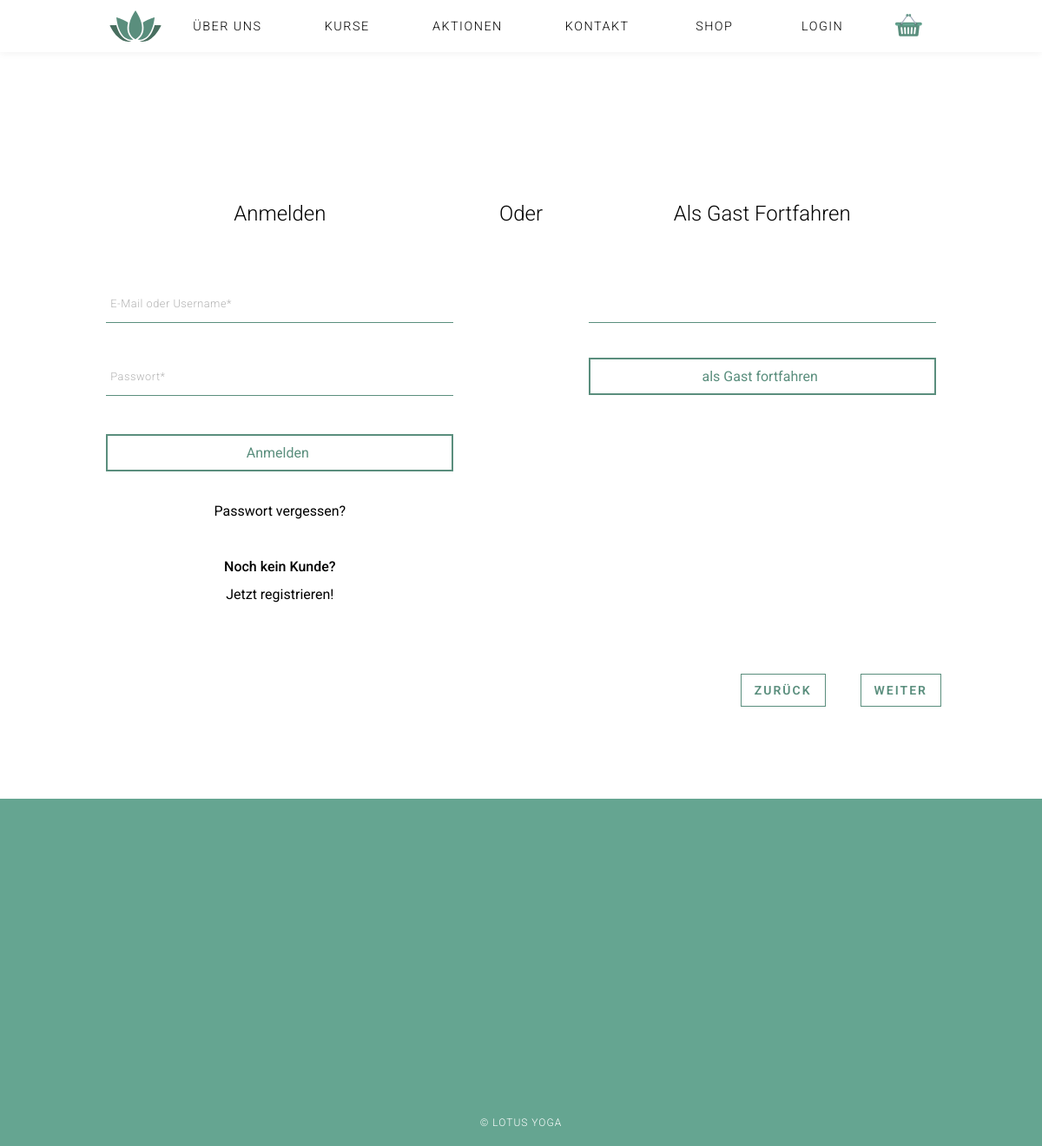
Before: /index.php?page=Anmelden with the older database file.
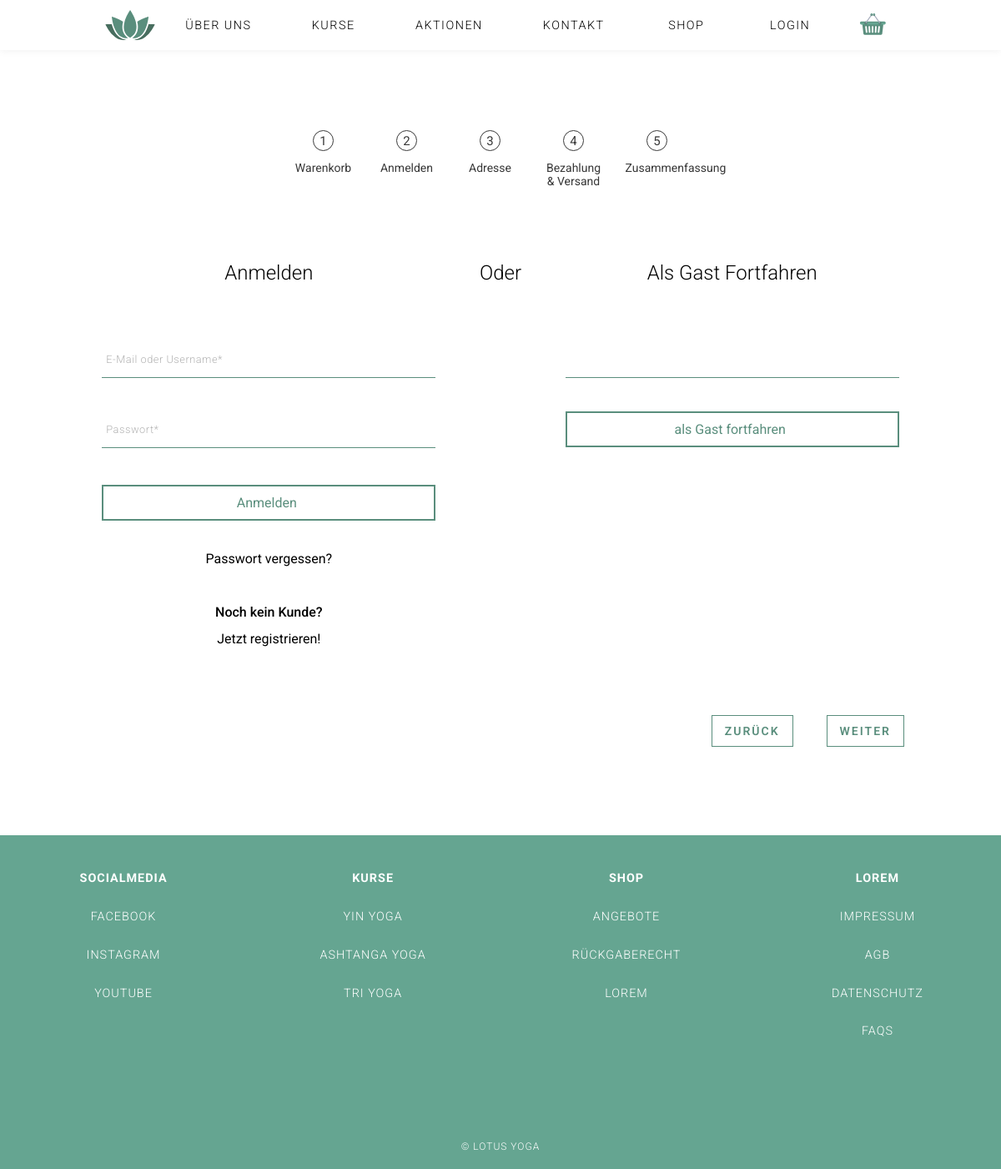
After: the same page with the newer database file.
### tables this page shows
CREATE TABLE IF NOT EXISTS `breadcrubms_checkout` (
  `id` int(11) unsigned NOT NULL,
  `name` varchar(70) DEFAULT NULL,
  `position` int(3) DEFAULT NULL,
  `is_active` tinyint(1) DEFAULT '1',
  `deleted_at` timestamp NULL DEFAULT NULL
);

CREATE TABLE IF NOT EXISTS `contents` (
  `id` int(11) NOT NULL,
  `_name` varchar(1000) NOT NULL,
  `type` varchar(150) NOT NULL,
  `content` varchar(1000) NOT NULL DEFAULT '',
  `sequence` int(11) NOT NULL,
  `is_active` tinyint(1) NOT NULL DEFAULT '1',
  `deleted_at` timestamp NULL DEFAULT NULL
);

### index.php (called while the page is built, shortened)
<?php
$content = ('content/');
include('functions/load_content.php');
include('header.php');
if( ! isset($_GET['page']) ){
	$page = "home";
}else{
	$page = $_GET['page'];
}
if($page){
	$content .= $page .".php";
}
include($content);
include('footer.php');
?>

### functions/load_Content.php (called while the page is built, shortened)
<?php
function get_content_data($table_name){
    global $link;
    $sql = "SELECT * FROM " .$table_name. " WHERE deleted_at IS NULL";
	$res = mysqli_query($link, $sql);
	return $res;
}
function get_ordered_content_data($table_name, $where, $equals, $order_by, $asc_desc){
    global $link;
    $sql = "SELECT * FROM " .$table_name. " WHERE ". $where . " = '" . $equals ."' ORDER BY ".$order_by." ". $asc_desc;
    $res = mysqli_query($link, $sql);
    return $res;
}
$footer = get_ordered_content_data('contents', '_name', 'footer', 'sequence', 'asc');
$breadcrubms_checkout = get_content_data('breadcrubms_checkout');
?>

### content/breadcrumbs.php (the view)
<div class="breadcrumb_wrapper">
    <ul class="breadcrumbs" >
      <?php
      if(mysqli_num_rows($breadcrubms_checkout) > 0){
        $i = 0;
        while( $row = mysqli_fetch_assoc($breadcrubms_checkout) ){
          if(isset($_GET['page']) && $row['name'] == $_GET['page']){
            $class = 'crumb-current';
          }elseif($row['position'] < $i){
            $class = 'visited';
          }elseif($row['position'] > $i){
            $class = '';
          }
          if(strpos($row['name'],'&') > 0){
            $class .= ' two-lines';
          }
          ?>
        <li class="breadcrumb-item <?php echo $class; ?>" position="<?php echo $row['position']; ?>">
            <span class="span-wrapper">
                <a href="index.php?page=<?php if($row['name'] == 'Adresse'){echo 'Adressen';}elseif(strpos($row['name'], 'Versand')>0){echo 'Versand';}else{echo $row['name'];} ?>" class="number_wrapper">
                     <span class="number visited_color"><?php echo $row['position']; ?></span>
                </a>
            </span>
            <span class="text_wrapper">
                <a href="index.php?page=<?php if($row['name'] == 'Adresse'){echo 'Adressen';}elseif(strpos($row['name'], 'Versand')>0){echo 'Versand';}else{echo $row['name'];} ?>" class="text_a">
                    <span class="text visited_color"><?php echo $row['name']; ?></span>
                </a>
            </span>
        </li>
        <?php
        $i++;
        }
      }
       ?>
    </ul>
</div>

### footer.php (shortened to what this page needs)
  <footer class="footer_main">
    <section class="links_footer" >
<?php
    $cnt = 0;
    while( $row = mysqli_fetch_assoc($footer) ){
      if($row['type'] == 'subheadline'){
          if($cnt != 0){
            echo '</ul>';
          }
          echo '<ul><li><h4>'.$row["content"].'</h4></li>';
      }else{
          echo '<li><a href="'.$row["content"].'">'.$row["type"].'</a>';
      }
      $cnt++;
    }
    ?>
    </section>
    <small class="copyright">
      &copy; Lotus Yoga
    </small>
  </footer>
</body>
</html>

Changed rows visible on the page:
added breadcrubms_checkout: position "1", name "Warenkorb"
added breadcrubms_checkout: position "2", name "Anmelden"
added breadcrubms_checkout: position "3", name "Adresse"
added breadcrubms_checkout: position "4", name "Bezahlung & Versand"
added breadcrubms_checkout: position "5", name "Zusammenfassung"
added contents: content "SOCIALMEDIA"
added contents: type "FACEBOOK"
added contents: type "INSTAGRAM"
added contents: type "YOUTUBE"
added contents: content "KURSE"
added contents: type "YIN YOGA"
added contents: type "ASHTANGA YOGA"
added contents: type "TRI YOGA"
added contents: content "SHOP"
added contents: type "ANGEBOTE"
added contents: type "RÜCKGABERECHT"
added contents: type "LOREM"
added contents: content "LOREM"
added contents: type "IMPRESSUM"
added contents: type "AGB"
added contents: type "DATENSCHUTZ"
added contents: type "FAQS"
